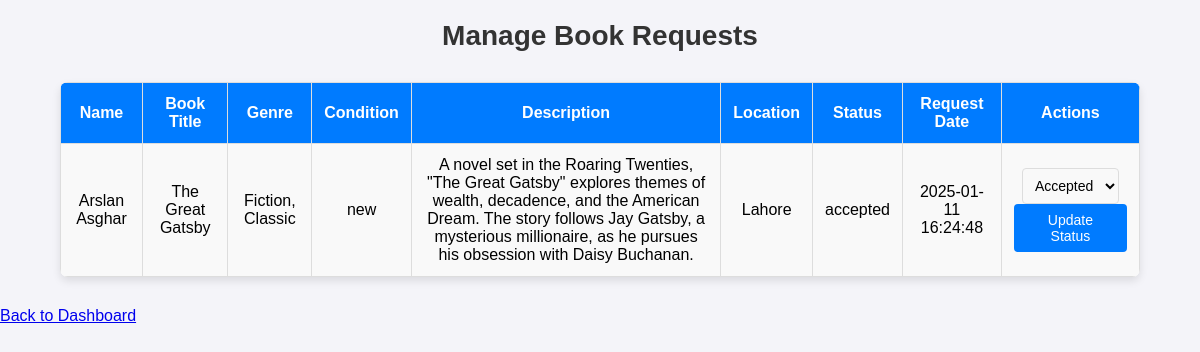
The page /admin/manage_requests.php (signed in) on the database its author committed.
### tables this page shows
CREATE TABLE `book_requests` (
  `id` int(11) NOT NULL,
  `user_id` int(11) NOT NULL,
  `book_id` int(11) NOT NULL,
  `status` enum('pending','accepted','rejected') DEFAULT 'pending',
  `request_date` timestamp NOT NULL DEFAULT current_timestamp()
);

CREATE TABLE `users` (
  `id` int(11) NOT NULL,
  `name` varchar(100) NOT NULL,
  `email` varchar(100) NOT NULL,
  `password` varchar(100) NOT NULL,
  `status` enum('pending','approved','blocked') DEFAULT 'pending',
  `username` varchar(255) NOT NULL,
  `role` enum('user','admin') DEFAULT 'user'
);

CREATE TABLE `books` (
  `id` int(11) NOT NULL,
  `user_id` int(11) NOT NULL,
  `title` varchar(255) NOT NULL,
  `author` varchar(255) NOT NULL,
  `genre` varchar(100) NOT NULL,
  `condition` enum('new','good','fair','poor') NOT NULL,
  `status` enum('pending','approved','rejected','exchanged','removed') DEFAULT 'pending',
  `created_at` timestamp NOT NULL DEFAULT current_timestamp(),
  `description` text DEFAULT NULL,
  `location` varchar(255) DEFAULT NULL
);

### admin/manage_requests.php (the view, shortened to what this page needs)
<?php
include('../config/config.php');
$query = "SELECT br.id, u.name, b.title, b.description, b.location, b.genre, b.condition, br.status, br.request_date
          FROM book_requests br
          JOIN users u ON br.user_id = u.id
          JOIN books b ON br.book_id = b.id";
$result = mysqli_query($conn, $query);
?>
<!DOCTYPE html>
<html lang="en">
<head>
</head>
<body>
<h1>Manage Book Requests</h1>
<table>
    <tr>
        <th>Name</th>
        <th>Book Title</th>
        <th>Genre</th>
        <th>Condition</th>
        <th>Description</th>
        <th>Location</th>
        <th>Status</th>
        <th>Request Date</th>
        <th>Actions</th>
    </tr>
    <?php while ($row = mysqli_fetch_assoc($result)) { ?>
        <tr>
            <td><?php echo htmlspecialchars($row['name']); ?></td>
            <td><?php echo htmlspecialchars($row['title']); ?></td>
            <td><?php echo htmlspecialchars($row['genre']); ?></td>
            <td><?php echo htmlspecialchars($row['condition']); ?></td>
            <td><?php echo htmlspecialchars($row['description']); ?></td>
            <td><?php echo htmlspecialchars($row['location']); ?></td>
            <td><?php echo htmlspecialchars($row['status']); ?></td>
            <td><?php echo htmlspecialchars($row['request_date']); ?></td>
            <td>
                <form action="manage_requests.php" method="POST">
                    <select name="status" required>
                        <option value="accepted" <?php echo ($row['status'] == 'accepted') ? 'selected' : ''; ?>>Accepted</option>
                    </select>
                    <button type="submit" name="update_request">Update Status</button>
                </form>
            </td>
        </tr>
    <?php } ?>
</table>
<a href="dashboard.php" class="back-btn">Back to Dashboard</a>
</body>
</html>

### admin/manage_requests.php (style rules this page uses)
body { font-family: Arial, sans-serif; background-color: #f4f4f9; margin: 0; padding: 0; }
h1 { text-align: center; margin-top: 20px; font-size: 28px; color: #333; }
table { width: 90%; margin: 30px auto; border-collapse: collapse; box-shadow: 0 4px 8px rgba(0, 0, 0, 0.1); background-color: #ffffff; border-radius: 8px; overflow: hidden; }
th, td { padding: 12px; text-align: center; border: 1px solid #ddd; }
th { background-color: #007bff; color: white; font-weight: bold; }
tr:nth-child(even) { background-color: #f9f9f9; }
select { padding: 8px; font-size: 14px; border: 1px solid #ddd; border-radius: 4px; background-color: #f9f9f9; cursor: pointer; transition: border-color 0.3s ease; }
button { padding: 8px 16px; background-color: #007bff; color: white; border: none; border-radius: 4px; cursor: pointer; font-size: 14px; transition: background-color 0.3s ease; }
form { margin: 0; display: inline-block; }

### rows shown on the page
book_requests: user.name "Arslan Asghar", book.title "The Great Gatsby", book.genre "Fiction, Classic", book.condition "new", book.description "A novel set in the Roaring Twenties, \"The Great Gatsby\" explores themes of wealth, decadence, and the American Dream. The story follows Jay Gatsby, a mysterious millionaire, as he pursues his obsession with Daisy Buchanan.", book.location "Lahore", status "accepted", request_date "2025-01-11 16:24:48", status "Accepted"
